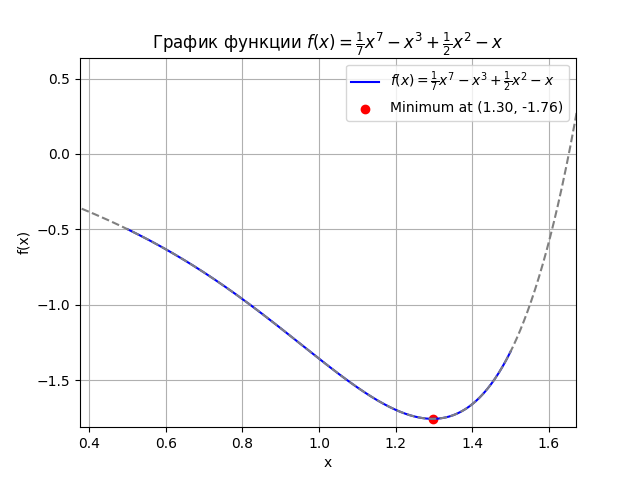

The Python source for this figure:
import numpy as np
import matplotlib.pyplot as plt

def f(x):
    return (1/7)*x**7 - x**3 + (1/2)*x**2 - x

x_values = np.linspace(0.5, 1.5, 400)
x_values_extended = np.linspace(0.3, 1.7, 1000) 
y_values = f(x_values)
y_values_extended = f(x_values_extended)

min_point_x = x_values[np.argmin(y_values)]
min_point_y = min(y_values)

plt.plot(x_values, y_values, label='$f(x) = \\frac{1}{7}x^7 - x^3 + \\frac{1}{2}x^2 - x$', color='blue')
plt.scatter(min_point_x, min_point_y, color='red', label=f'Minimum at ({min_point_x:.2f}, {min_point_y:.2f})')
plt.plot(x_values_extended, y_values_extended, linestyle='--', color='gray')
plt.xlabel('x')
plt.ylabel('f(x)')
plt.title('График функции $f(x) = \\frac{1}{7}x^7 - x^3 + \\frac{1}{2}x^2 - x$')
plt.legend()
plt.grid(True)
plt.show()
